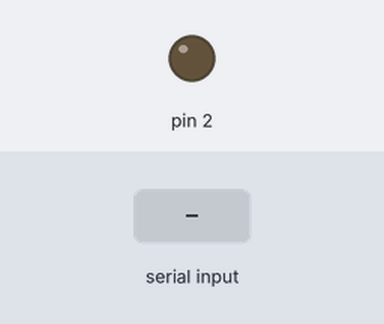
Bench run of a sketch on a simulated Arduino Uno, built with avr-gcc and run on an emulated ATmega328P. On the bench: output pins drawn as LEDs (lit = HIGH). The test bench sets the inputs (shaded band).

Above: at 1.2 s.
1.3 s: "1" received over Serial
At 1.9 s:
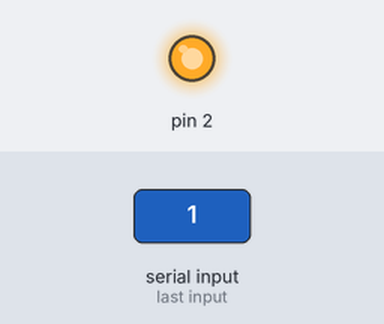
Timing chart, 0 to 4.3 s (numbered marks = the images above; inputs shaded):
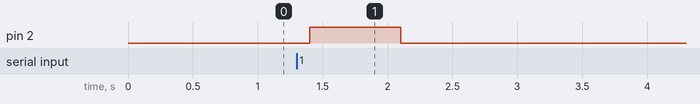

Measured:
- after the input at 1.3 s, pin 2: LOW → HIGH after 0.10 s, → LOW 0.70 s later

The sketch:

pjt2.ino
```cpp
void setup() {
  Serial.begin(9600);
  pinMode(2, OUTPUT);
}

void loop()
{
   int input=Serial.read();
   if(input == '1')
   {
    digitalWrite(2, HIGH);
   }
   else
   {
    digitalWrite(2, LOW);
   }
   delay(700);
 }
```
